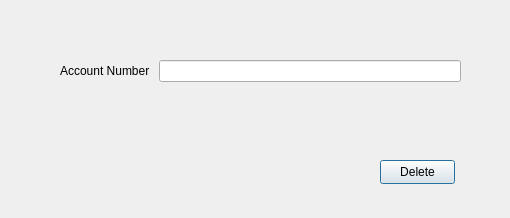
<?xml version="1.0" encoding="UTF-8"?>
<ui version="4.0">
 <class>RemoveAccount</class>
 <widget class="QDialog" name="RemoveAccount">
  <property name="geometry">
   <rect>
    <x>0</x>
    <y>0</y>
    <width>510</width>
    <height>218</height>
   </rect>
  </property>
  <property name="windowTitle">
   <string>Dialog</string>
  </property>
  <widget class="QWidget" name="formLayoutWidget">
   <property name="geometry">
    <rect>
     <x>60</x>
     <y>60</y>
     <width>401</width>
     <height>71</height>
    </rect>
   </property>
   <layout class="QFormLayout" name="formLayout">
    <item row="0" column="0">
     <widget class="QLabel" name="label">
      <property name="text">
       <string>Account Number </string>
      </property>
     </widget>
    </item>
    <item row="0" column="1">
     <widget class="QLineEdit" name="accountNumberLineEdit"/>
    </item>
   </layout>
  </widget>
  <widget class="QPushButton" name="removeButton">
   <property name="geometry">
    <rect>
     <x>380</x>
     <y>160</y>
     <width>75</width>
     <height>24</height>
    </rect>
   </property>
   <property name="text">
    <string>Delete</string>
   </property>
  </widget>
 </widget>
 <resources/>
 <connections/>
</ui>
